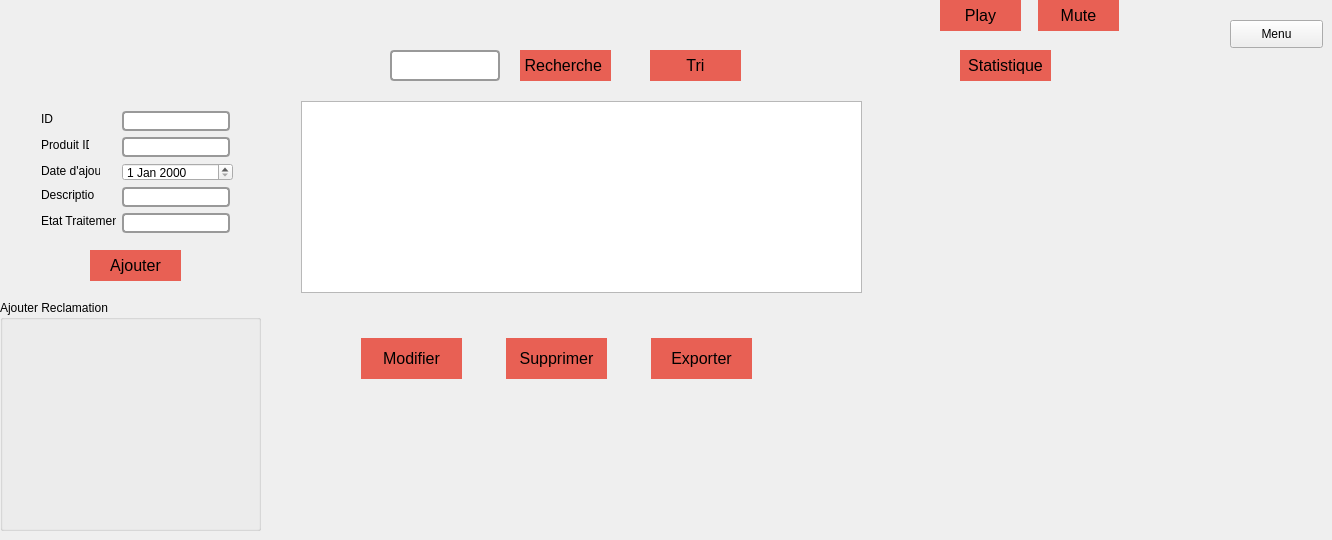
          <widget class="QWidget" name="tab_2">
           <attribute name="title">
            <string>Reclamation</string>
           </attribute>
           <widget class="QGroupBox" name="groupBox_4">
            <property name="geometry">
             <rect>
              <x>0</x>
              <y>300</y>
              <width>261</width>
              <height>231</height>
             </rect>
            </property>
            <property name="title">
             <string>Ajouter Reclamation</string>
            </property>
           </widget>
           <widget class="QPushButton" name="StatistiqueRec">
            <property name="geometry">
             <rect>
              <x>960</x>
              <y>50</y>
              <width>91</width>
              <height>31</height>
             </rect>
            </property>
            <property name="styleSheet">
             <string notr="true">QPushButton {
 background-color:#e86054;  /* Green */ 
  border: none;
 /* color: gray; 
  padding: 15px 32px;*/
  text-align: center;
  font-size: 16px;
	border:9px;
}
QPushButton:hover{

background-color:#e0987b;
color:#7d2b20;
}
QPushButton:click{

background-color:#FCDBCE;
}</string>
            </property>
            <property name="text">
             <string>Statistique</string>
            </property>
           </widget>
           <widget class="QCustomPlot" name="widget" native="true">
            <property name="geometry">
             <rect>
              <x>900</x>
              <y>118</y>
              <width>239</width>
              <height>271</height>
             </rect>
            </property>
           </widget>
           <widget class="QPushButton" name="AjouterRec">
            <property name="geometry">
             <rect>
              <x>90</x>
              <y>250</y>
              <width>91</width>
              <height>31</height>
             </rect>
            </property>
            <property name="styleSheet">
             <string notr="true">QPushButton {
 background-color:#e86054;  /* Green */ 
  border: none;
 /* color: gray; 
  padding: 15px 32px;*/
  text-align: center;
  font-size: 16px;
	border:9px;
}
QPushButton:hover{

background-color:#e0987b;
color:#7d2b20;
}
QPushButton:click{

background-color:#FCDBCE;
}</string>
            </property>
            <property name="text">
             <string>Ajouter</string>
            </property>
           </widget>
           <widget class="QLabel" name="iDLabel">
            <property name="geometry">
             <rect>
              <x>41</x>
              <y>111</y>
              <width>16</width>
              <height>16</height>
             </rect>
            </property>
            <property name="text">
             <string>ID</string>
            </property>
           </widget>
           <widget class="QLabel" name="produitIDLabel">
            <property name="geometry">
             <rect>
              <x>41</x>
              <y>137</y>
              <width>48</width>
              <height>16</height>
             </rect>
            </property>
            <property name="text">
             <string>Produit ID</string>
            </property>
           </widget>
           <widget class="QLineEdit" name="IdRec">
            <property name="geometry">
             <rect>
              <x>122</x>
              <y>111</y>
              <width>108</width>
              <height>20</height>
             </rect>
            </property>
            <property name="styleSheet">
             <string notr="true">QLineEdit
{
color:#000;
border:2px solid  #999999; 
  border-radius: 4px;

}</string>
            </property>
           </widget>
           <widget class="QLineEdit" name="ProduitIdRec">
            <property name="geometry">
             <rect>
              <x>122</x>
              <y>137</y>
              <width>108</width>
              <height>20</height>
             </rect>
            </property>
            <property name="styleSheet">
             <string notr="true">QLineEdit
{
color:#000;
border:2px solid  #999999; 
  border-radius: 4px;

}</string>
            </property>
           </widget>
           <widget class="QLabel" name="etatTraitementLabel">
            <property name="geometry">
             <rect>
              <x>41</x>
              <y>213</y>
              <width>75</width>
              <height>16</height>
             </rect>
            </property>
            <property name="text">
             <string>Etat Traitement</string>
            </property>
           </widget>
           <widget class="QLineEdit" name="TraiteRec">
            <property name="geometry">
             <rect>
              <x>122</x>
              <y>213</y>
              <width>108</width>
              <height>20</height>
             </rect>
            </property>
            <property name="styleSheet">
             <string notr="true">QLineEdit
{
color:#000;
border:2px solid  #999999; 
  border-radius: 4px;

}</string>
            </property>
           </widget>
           <widget class="QLabel" name="descriptionLabel">
            <property name="geometry">
             <rect>
              <x>41</x>
              <y>187</y>
              <width>53</width>
              <height>16</height>
             </rect>
            </property>
            <property name="text">
             <string>Description</string>
            </property>
           </widget>
           <widget class="QDateEdit" name="DateRec">
            <property name="geometry">
             <rect>
              <x>122</x>
              <y>163</y>
              <width>111</width>
              <height>18</height>
             </rect>
            </property>
           </widget>
           <widget class="QLabel" name="dateDAjoutLabel">
            <property name="geometry">
             <rect>
              <x>41</x>
              <y>163</y>
              <width>59</width>
              <height>16</height>
             </rect>
            </property>
            <property name="text">
             <string>Date d'ajout</string>
            </property>
           </widget>
           <widget class="QLineEdit" name="DescriptionRec">
            <property name="geometry">
             <rect>
              <x>122</x>
              <y>187</y>
              <width>108</width>
              <height>20</height>
             </rect>
            </property>
            <property name="styleSheet">
             <string notr="true">QLineEdit
{
color:#000;
border:2px solid  #999999; 
  border-radius: 4px;

}</string>
            </property>
           </widget>
           <widget class="QTableView" name="tableViewRec">
            <property name="geometry">
             <rect>
              <x>301</x>
              <y>101</y>
              <width>561</width>
              <height>192</height>
             </rect>
            </property>
           </widget>
           <widget class="QLineEdit" name="RechercheRec_2">
            <property name="geometry">
             <rect>
              <x>390</x>
              <y>50</y>
              <width>110</width>
              <height>31</height>
             </rect>
            </property>
            <property name="styleSheet">
             <string notr="true">QLineEdit
{
color:#000;
border:2px solid  #999999; 
  border-radius: 4px;

}</string>
            </property>
           </widget>
           <widget class="QPushButton" name="RechercheRec">
            <property name="geometry">
             <rect>
              <x>520</x>
              <y>50</y>
              <width>91</width>
              <height>31</height>
             </rect>
            </property>
            <property name="styleSheet">
             <string notr="true">QPushButton {
 background-color:#e86054;  /* Green */ 
  border: none;
 /* color: gray; 
  padding: 15px 32px;*/
  text-align: center;
  font-size: 16px;
	border:9px;
}
QPushButton:hover{

background-color:#e0987b;
color:#7d2b20;
}
QPushButton:click{

background-color:#FCDBCE;
}</string>
            </property>
            <property name="text">
             <string>Recherche </string>
            </property>
           </widget>
           <widget class="QPushButton" name="TriRec">
            <property name="geometry">
             <rect>
              <x>650</x>
              <y>50</y>
              <width>91</width>
              <height>31</height>
             </rect>
            </property>
            <property name="styleSheet">
             <string notr="true">QPushButton {
 background-color:#e86054;  /* Green */ 
  border: none;
 /* color: gray; 
  padding: 15px 32px;*/
  text-align: center;
  font-size: 16px;
	border:9px;
}
QPushButton:hover{

background-color:#e0987b;
color:#7d2b20;
}
QPushButton:click{

background-color:#FCDBCE;
}</string>
            </property>
            <property name="text">
             <string>Tri</string>
            </property>
           </widget>
           <widget class="QPushButton" name="Play">
            <property name="geometry">
             <rect>
              <x>940</x>
              <y>0</y>
              <width>81</width>
              <height>31</height>
             </rect>
            </property>
            <property name="styleSheet">
             <string notr="true">QPushButton {
 background-color:#e86054;  /* Green */ 
  border: none;
 /* color: gray; 
  padding: 15px 32px;*/
  text-align: center;
  font-size: 16px;
	border:9px;
}
QPushButton:hover{

background-color:#e0987b;
color:#7d2b20;
}
QPushButton:click{

background-color:#FCDBCE;
}</string>
            </property>
            <property name="text">
             <string>Play</string>
            </property>
           </widget>
           <widget class="QPushButton" name="Mute">
            <property name="geometry">
             <rect>
              <x>1038</x>
              <y>0</y>
              <width>81</width>
              <height>31</height>
             </rect>
            </property>
            <property name="styleSheet">
             <string notr="true">QPushButton {
 background-color:#e86054;  /* Green */ 
  border: none;
 /* color: gray; 
  padding: 15px 32px;*/
  text-align: center;
  font-size: 16px;
	border:9px;
}
QPushButton:hover{

background-color:#e0987b;
color:#7d2b20;
}
QPushButton:click{

background-color:#FCDBCE;
}</string>
            </property>
            <property name="text">
             <string>Mute</string>
            </property>
           </widget>
           <widget class="QPushButton" name="ModifierRec">
            <property name="geometry">
             <rect>
              <x>361</x>
              <y>338</y>
              <width>101</width>
              <height>41</height>
             </rect>
            </property>
            <property name="styleSheet">
             <string notr="true">QPushButton {
 background-color:#e86054;  /* Green */ 
  border: none;
 /* color: gray; 
  padding: 15px 32px;*/
  text-align: center;
  font-size: 16px;
	border:9px;
}
QPushButton:hover{

background-color:#e0987b;
color:#7d2b20;
}
QPushButton:click{

background-color:#FCDBCE;
}</string>
            </property>
            <property name="text">
             <string>Modifier</string>
            </property>
            <property name="checkable">
             <bool>true</bool>
            </property>
           </widget>
           <widget class="QPushButton" name="SupprimerRec">
            <property name="geometry">
             <rect>
              <x>506</x>
              <y>338</y>
              <width>101</width>
              <height>41</height>
             </rect>
            </property>
            <property name="styleSheet">
             <string notr="true">QPushButton {
 background-color:#e86054;  /* Green */ 
  border: none;
 /* color: gray; 
  padding: 15px 32px;*/
  text-align: center;
  font-size: 16px;
	border:9px;
}
QPushButton:hover{

background-color:#e0987b;
color:#7d2b20;
}
QPushButton:click{

background-color:#FCDBCE;
}</string>
            </property>
            <property name="text">
             <string>Supprimer</string>
            </property>
           </widget>
           <widget class="QPushButton" name="Exporter">
            <property name="geometry">
             <rect>
              <x>651</x>
              <y>338</y>
              <width>101</width>
              <height>41</height>
             </rect>
            </property>
            <property name="styleSheet">
             <string notr="true">QPushButton {
 background-color:#e86054;  /* Green */ 
  border: none;
 /* color: gray; 
  padding: 15px 32px;*/
  text-align: center;
  font-size: 16px;
	border:9px;
}
QPushButton:hover{

background-color:#e0987b;
color:#7d2b20;
}
QPushButton:click{

background-color:#FCDBCE;
}</string>
            </property>
            <property name="text">
             <string>Exporter</string>
            </property>
           </widget>
           <widget class="QPushButton" name="retourmenu">
            <property name="geometry">
             <rect>
              <x>1230</x>
              <y>20</y>
              <width>93</width>
              <height>28</height>
             </rect>
            </property>
            <property name="text">
             <string>Menu</string>
            </property>
           </widget>
           <zorder>iDLabel</zorder>
           <zorder>produitIDLabel</zorder>
           <zorder>IdRec</zorder>
           <zorder>ProduitIdRec</zorder>
           <zorder>etatTraitementLabel</zorder>
           <zorder>TraiteRec</zorder>
           <zorder>descriptionLabel</zorder>
           <zorder>DateRec</zorder>
           <zorder>dateDAjoutLabel</zorder>
           <zorder>DescriptionRec</zorder>
           <zorder>tableViewRec</zorder>
           <zorder>RechercheRec_2</zorder>
           <zorder>RechercheRec</zorder>
           <zorder>TriRec</zorder>
           <zorder>Play</zorder>
           <zorder>Mute</zorder>
           <zorder>ModifierRec</zorder>
           <zorder>SupprimerRec</zorder>
           <zorder>Exporter</zorder>
           <zorder>groupBox_4</zorder>
           <zorder>StatistiqueRec</zorder>
           <zorder>widget</zorder>
           <zorder>AjouterRec</zorder>
           <zorder>retourmenu</zorder>
          </widget>
